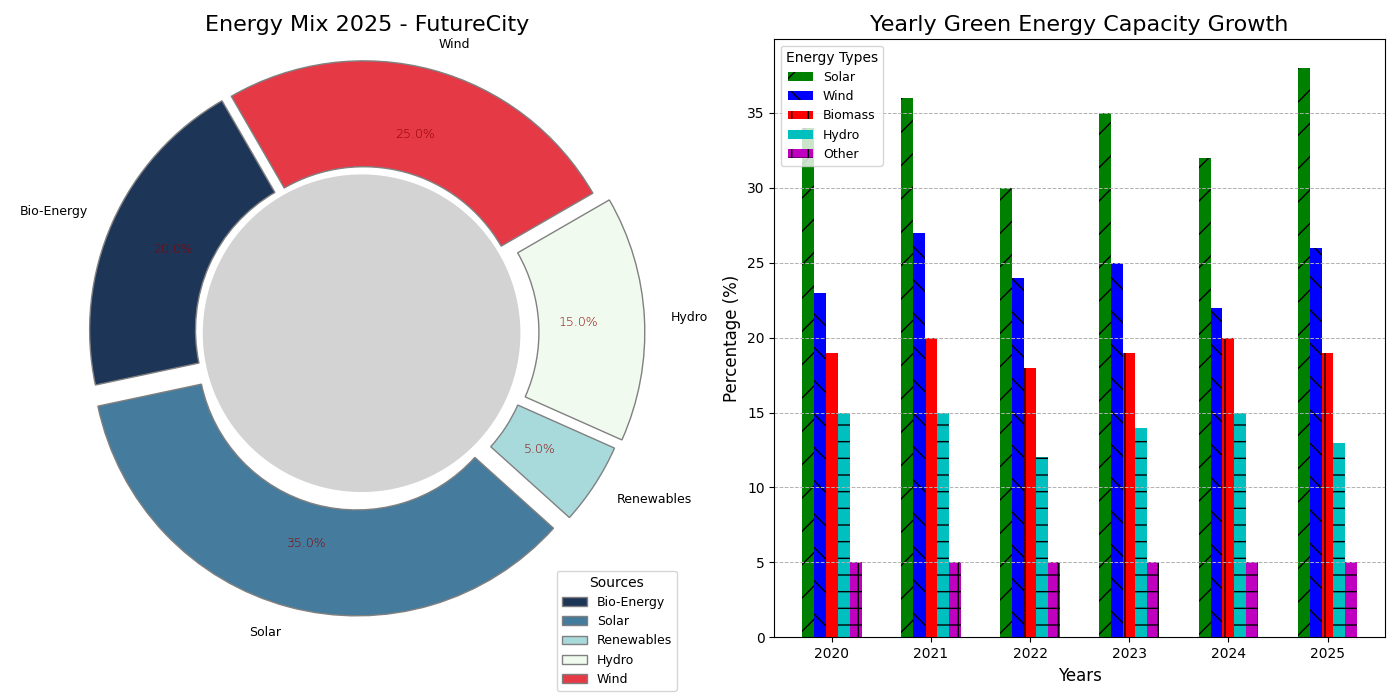

Python code for this plot:
import matplotlib.pyplot as plt
import numpy as np

energy_sources = ['Bio-Energy', 'Solar', 'Renewables', 'Hydro', 'Wind']
percentages = [20, 35, 5, 15, 25]
new_colors = ['#1D3557', '#457B9D', '#A8DADC', '#F1FAEE', '#E63946']

years = np.arange(2020, 2026)
solar = [34, 36, 30, 35, 32, 38]
wind = [23, 27, 24, 25, 22, 26]
biomass = [19, 20, 18, 19, 20, 19]
hydropower = [15, 15, 12, 14, 15, 13]
other_renewables = [5, 5, 5, 5, 5, 5]

fig, axs = plt.subplots(1, 2, figsize=(14, 7))

wedges, texts, autotexts = axs[0].pie(
    percentages,
    labels=energy_sources,
    colors=new_colors,
    autopct='%1.1f%%',
    startangle=120,
    pctdistance=0.75,
    wedgeprops=dict(width=0.4, edgecolor='gray'),
    explode=(0.03, 0.07, 0.05, 0.07, 0.03)
)

axs[0].add_artist(plt.Circle((0, 0), 0.60, fc='lightgray'))
axs[0].set_title('Energy Mix 2025 - FutureCity', fontsize=16, fontweight='normal')

plt.setp(autotexts, size=9, weight="light", color="darkred")
plt.setp(texts, size=9)
axs[0].axis('equal')

axs[0].legend(wedges, energy_sources, title="Sources", loc='lower left', bbox_to_anchor=(0.8, -0.1), fontsize=9)

width = 0.12
bar_positions = np.arange(len(years))

axs[1].bar(bar_positions, solar, width, label='Solar', color='g', hatch='/')
axs[1].bar(bar_positions + width, wind, width, label='Wind', color='b', hatch='\\')
axs[1].bar(bar_positions + 2*width, biomass, width, label='Biomass', color='r', hatch='|')
axs[1].bar(bar_positions + 3*width, hydropower, width, label='Hydro', color='c', hatch='-')
axs[1].bar(bar_positions + 4*width, other_renewables, width, label='Other', color='m', hatch='+')

axs[1].set_title('Yearly Green Energy Capacity Growth', fontsize=16, fontweight='normal')
axs[1].set_ylabel('Percentage (%)', fontsize=12)
axs[1].set_xlabel('Years', fontsize=12)
axs[1].set_xticks(bar_positions + 2*width)
axs[1].set_xticklabels(years)
axs[1].grid(True, axis='y', linestyle='--', linewidth=0.7)
axs[1].legend(title="Energy Types", fontsize=9, loc='upper left')

plt.tight_layout()
plt.show()
